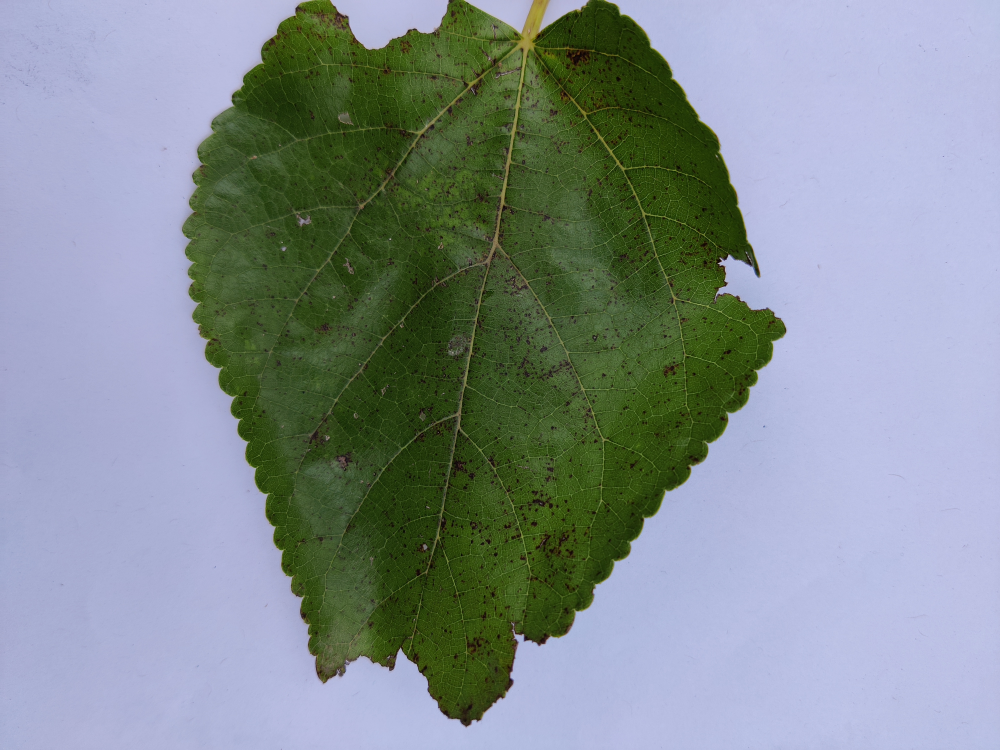
#> input picture Dataset_/IMG_20230819_122121.jpg, 4000 x 3000 px (shown at 1/4 size); its folder holds only this picture in this run
$ python resize_normalize_grayscale.py
#> lines starting #> are read from the running program, lines starting #| are printed output that depends on the picture
import cv2
import numpy as np
import os

# Replace with the directory containing your images
image_directory = './Dataset_'
output_directory = './resize_normalise_grayscale/novelty'

# Get a list of image filenames in the directory
image_files = os.listdir(image_directory)

# Set the target size for resizing
target_size = (224, 224)

# Initialize an empty list to store processed grayscale images
processed_images = []

for image_file in image_files:
    image_path = os.path.join(image_directory, image_file)

    # Load the image
    image = cv2.imread(image_path, cv2.IMREAD_GRAYSCALE)
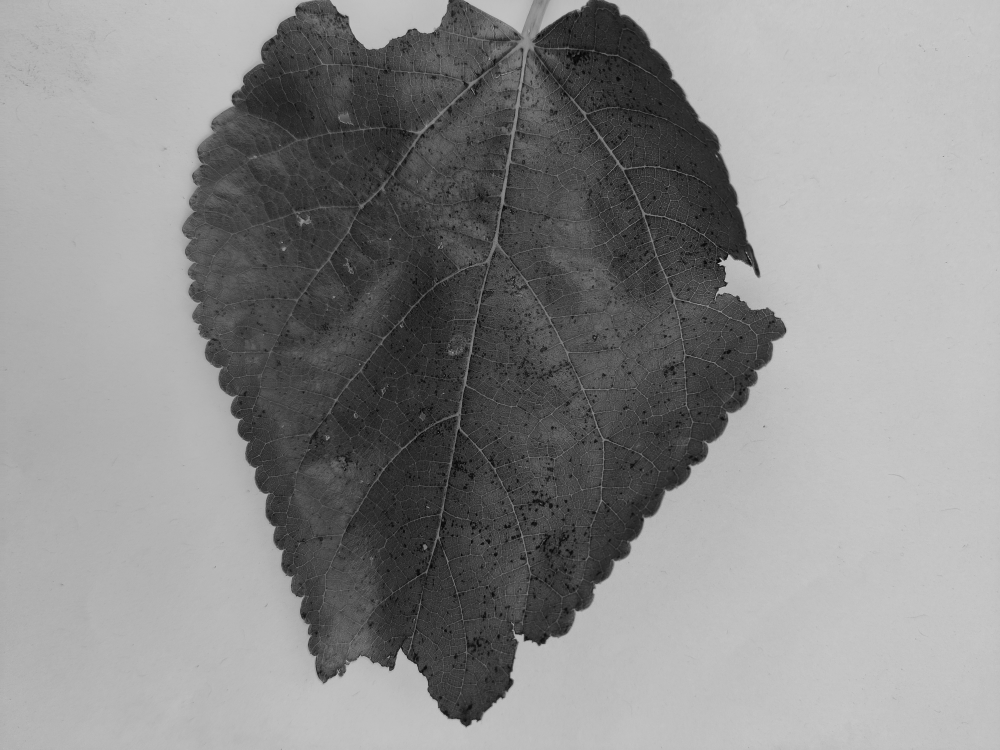
#> image: shape (3000, 4000) (shown at 1/4 size); min 0, max 215, mean 139.1

    if image is not None:
        # Resize the grayscale image
        resized_image = cv2.resize(image, target_size)
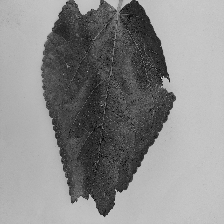
#> resized_image: shape (224, 224); min 2, max 203, mean 139

        # Normalize pixel values to [0, 255] (for saving as an image)
        normalized_image = (resized_image * 255).astype(np.uint8)
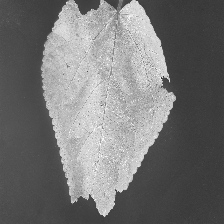
#> normalized_image: shape (224, 224); min 53, max 254, mean 117

        processed_images.append(normalized_image)
    else:
        print(f"Skipping {image_file} as it couldn't be loaded.")

# Save processed images to output directory
for i, processed_image in enumerate(processed_images):
    output_path = os.path.join(output_directory, f"processed_{i}.jpg")
    cv2.imwrite(output_path, processed_image)
#> this loop made 1 pass

print("Processed images saved to output directory.")

$ run again, on Dataset_/IMG_20230819_122751.jpg
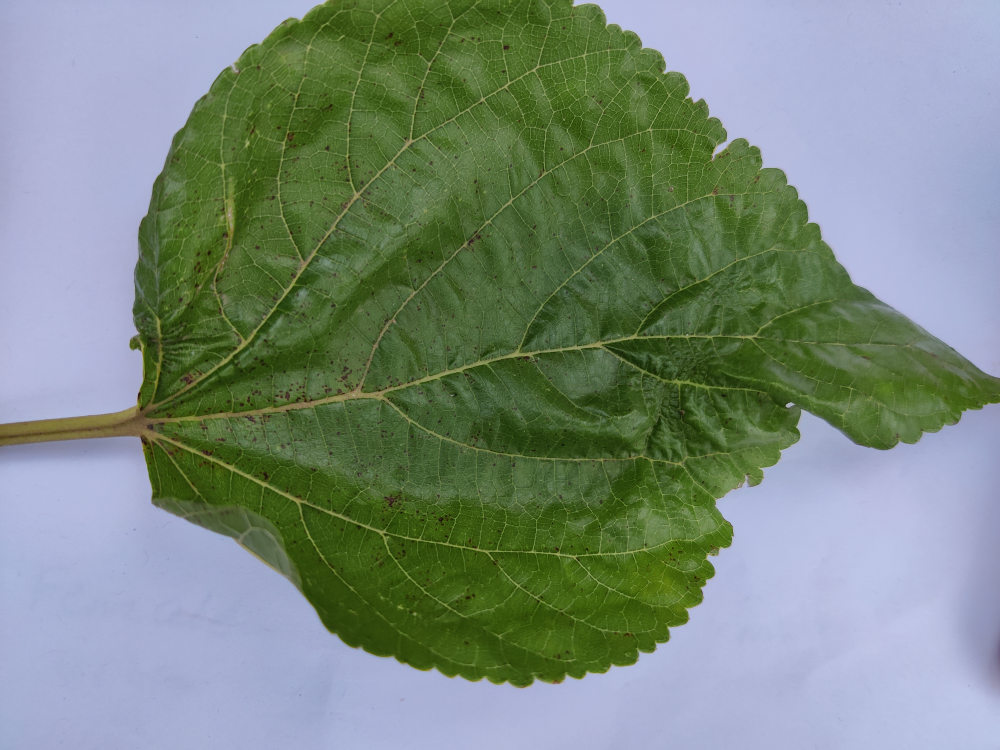
#> input picture Dataset_/IMG_20230819_122751.jpg, 4000 x 3000 px (shown at 1/4 size)
#> `resized_image = cv2.resize(image, target_size)`:
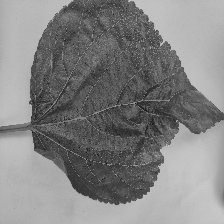
#> resized_image: shape (224, 224); min 13, max 202, mean 131.4
#> `normalized_image = (resized_image * 255).astype(np.uint8)`:
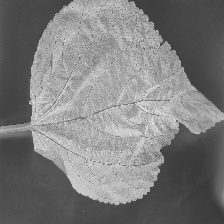
#> normalized_image: shape (224, 224); min 54, max 243, mean 124.6
#> the loop `for i, processed_image in enumerate(processed_images):` made 1 pass

$ run again, on Dataset_/IMG_20230819_122846.jpg
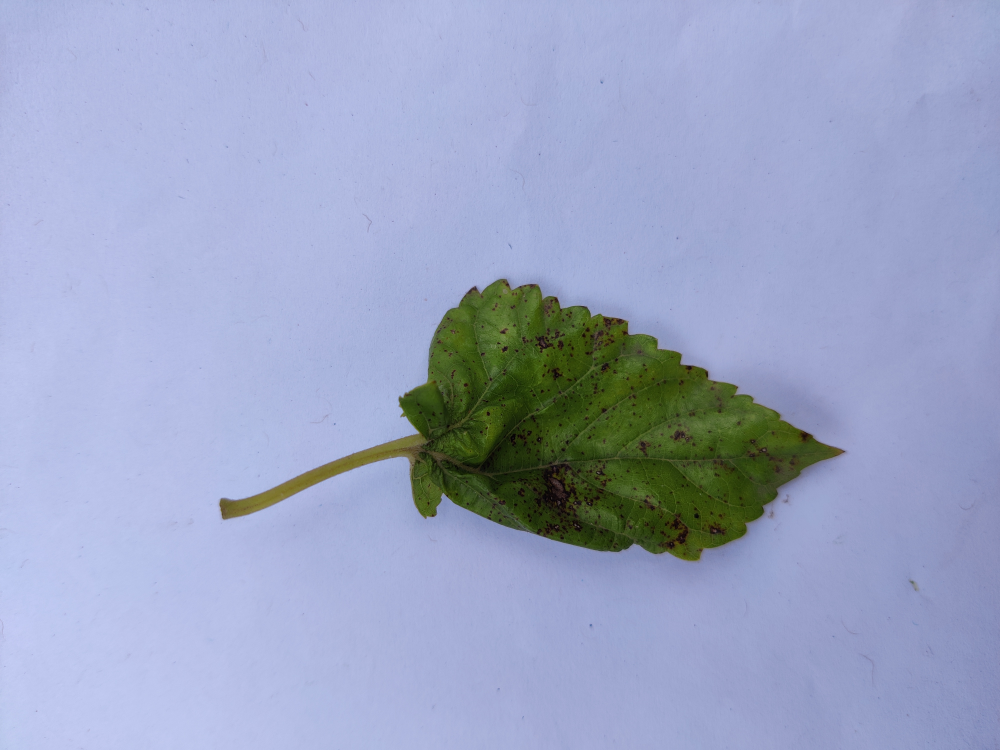
#> input picture Dataset_/IMG_20230819_122846.jpg, 4000 x 3000 px (shown at 1/4 size)
#> `resized_image = cv2.resize(image, target_size)`:
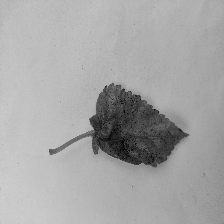
#> resized_image: shape (224, 224); min 1, max 209, mean 165.8
#> `normalized_image = (resized_image * 255).astype(np.uint8)`:
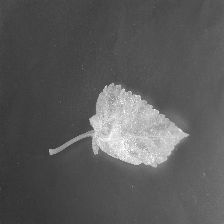
#> normalized_image: shape (224, 224); min 47, max 255, mean 90.2
#> the loop `for i, processed_image in enumerate(processed_images):` made 1 pass

$ run again, on Dataset_/IMG_20230819_122853.jpg
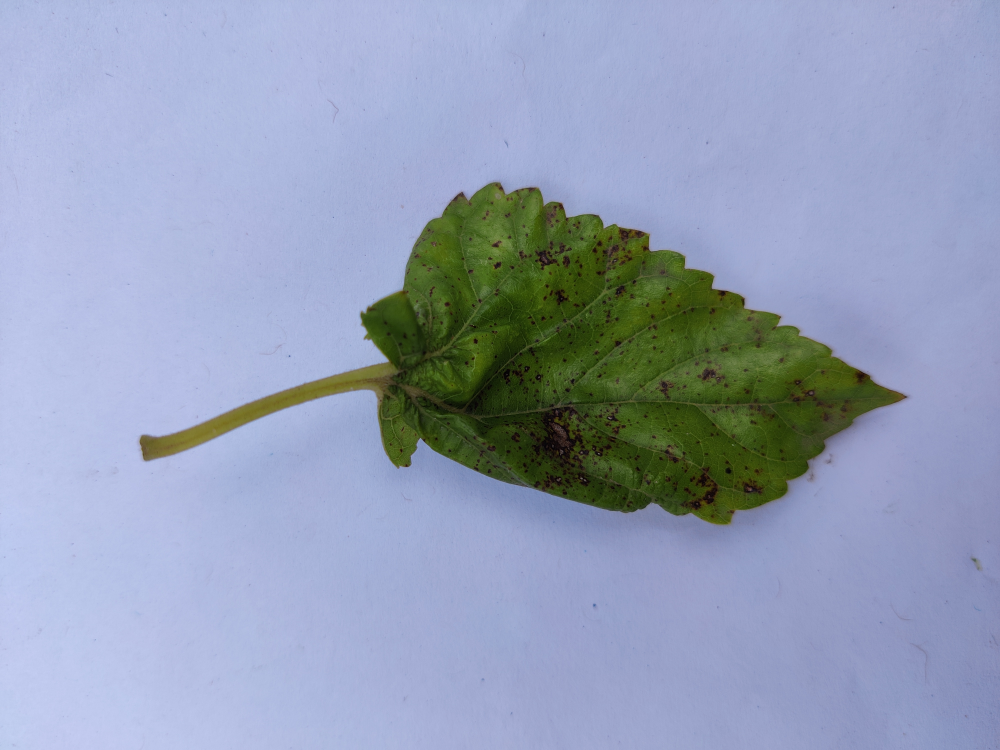
#> input picture Dataset_/IMG_20230819_122853.jpg, 4000 x 3000 px (shown at 1/4 size)
#> `resized_image = cv2.resize(image, target_size)`:
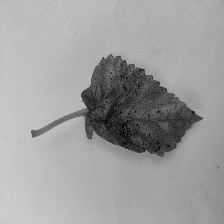
#> resized_image: shape (224, 224); min 1, max 208, mean 158.8
#> `normalized_image = (resized_image * 255).astype(np.uint8)`:
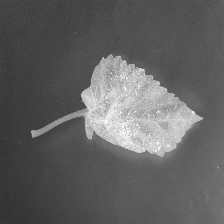
#> normalized_image: shape (224, 224); min 48, max 255, mean 97.2
#> the loop `for i, processed_image in enumerate(processed_images):` made 1 pass

$ run again, on Dataset_/IMG_20230819_122359.jpg
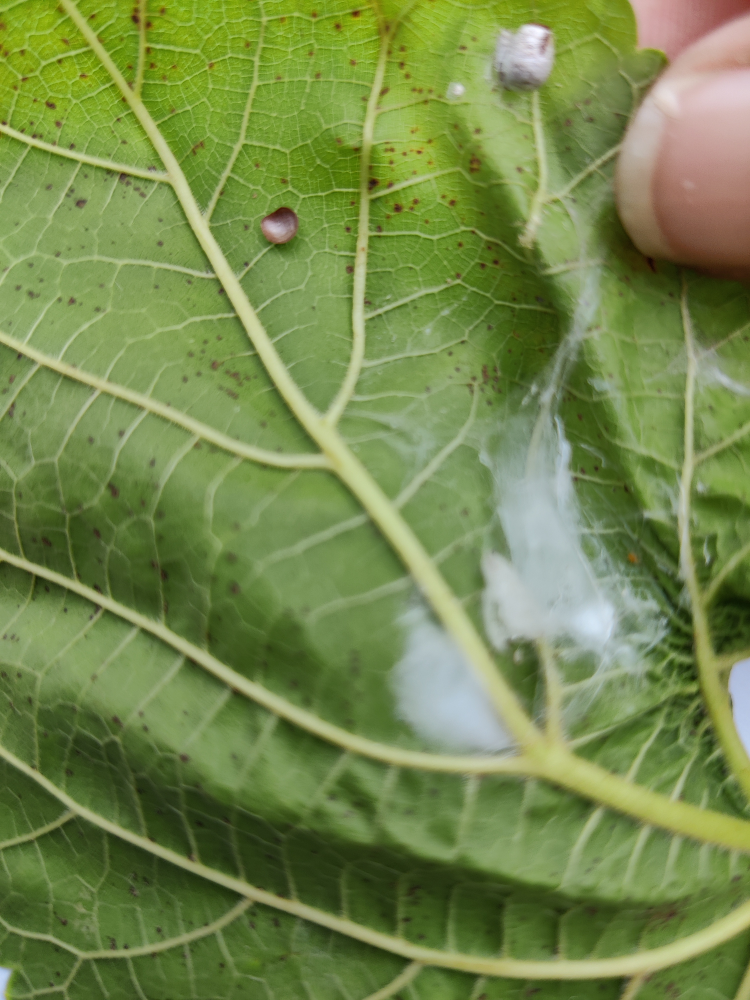
#> input picture Dataset_/IMG_20230819_122359.jpg, 3000 x 4000 px (shown at 1/4 size)
#> `resized_image = cv2.resize(image, target_size)`:
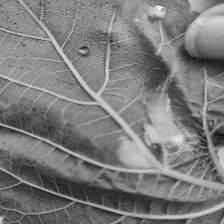
#> resized_image: shape (224, 224); min 13, max 245, mean 123.6
#> `normalized_image = (resized_image * 255).astype(np.uint8)`:
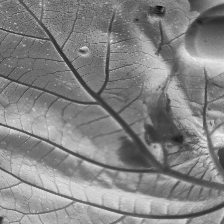
#> normalized_image: shape (224, 224); min 11, max 243, mean 132.4
#> the loop `for i, processed_image in enumerate(processed_images):` made 1 pass
